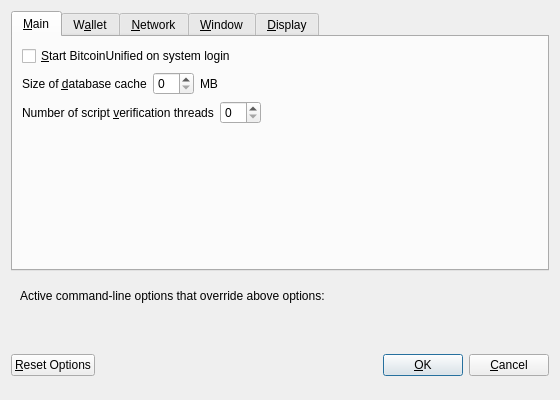
<?xml version="1.0" encoding="UTF-8"?>
<ui version="4.0">
 <class>OptionsDialog</class>
 <widget class="QDialog" name="OptionsDialog">
  <property name="geometry">
   <rect>
    <x>0</x>
    <y>0</y>
    <width>560</width>
    <height>400</height>
   </rect>
  </property>
  <property name="windowTitle">
   <string>Options</string>
  </property>
  <property name="modal">
   <bool>true</bool>
  </property>
  <layout class="QVBoxLayout" name="verticalLayout">
   <item>
    <widget class="QTabWidget" name="tabWidget">
     <property name="currentIndex">
      <number>0</number>
     </property>
     <widget class="QWidget" name="tabMain">
      <attribute name="title">
       <string>&amp;Main</string>
      </attribute>
      <layout class="QVBoxLayout" name="verticalLayout_Main">
       <item>
        <widget class="QCheckBox" name="bitcoinAtStartup">
         <property name="toolTip">
          <string>Automatically start BitcoinUnified after logging in to the system.</string>
         </property>
         <property name="text">
          <string>&amp;Start BitcoinUnified on system login</string>
         </property>
        </widget>
       </item>
       <item>
        <layout class="QHBoxLayout" name="horizontalLayout_2_Main">
         <item>
          <widget class="QLabel" name="databaseCacheLabel">
           <property name="text">
            <string>Size of &amp;database cache</string>
           </property>
           <property name="textFormat">
            <enum>Qt::PlainText</enum>
           </property>
           <property name="buddy">
            <cstring>databaseCache</cstring>
           </property>
          </widget>
         </item>
         <item>
          <widget class="QSpinBox" name="databaseCache"/>
         </item>
         <item>
          <widget class="QLabel" name="databaseCacheUnitLabel">
           <property name="text">
            <string>MB</string>
           </property>
           <property name="textFormat">
            <enum>Qt::PlainText</enum>
           </property>
          </widget>
         </item>
         <item>
          <spacer name="horizontalSpacer_2_Main">
           <property name="orientation">
            <enum>Qt::Horizontal</enum>
           </property>
           <property name="sizeHint" stdset="0">
            <size>
             <width>40</width>
             <height>20</height>
            </size>
           </property>
          </spacer>
         </item>
        </layout>
       </item>
       <item>
        <layout class="QHBoxLayout" name="horizontalLayout_3_Main">
         <item>
          <widget class="QLabel" name="threadsScriptVerifLabel">
           <property name="text">
            <string>Number of script &amp;verification threads</string>
           </property>
           <property name="textFormat">
            <enum>Qt::PlainText</enum>
           </property>
           <property name="buddy">
            <cstring>threadsScriptVerif</cstring>
           </property>
          </widget>
         </item>
         <item>
          <widget class="QSpinBox" name="threadsScriptVerif">
           <property name="toolTip">
            <string>(0 = auto, &lt;0 = leave that many cores free)</string>
           </property>
          </widget>
         </item>
         <item>
          <spacer name="horizontalSpacer_3_Main">
           <property name="orientation">
            <enum>Qt::Horizontal</enum>
           </property>
           <property name="sizeHint" stdset="0">
            <size>
             <width>40</width>
             <height>20</height>
            </size>
           </property>
          </spacer>
         </item>
        </layout>
       </item>
       <item>
        <spacer name="verticalSpacer_Main">
         <property name="orientation">
          <enum>Qt::Vertical</enum>
         </property>
         <property name="sizeHint" stdset="0">
          <size>
           <width>20</width>
           <height>40</height>
          </size>
         </property>
        </spacer>
       </item>
      </layout>
     </widget>
     <widget class="QWidget" name="tabWallet">
      <attribute name="title">
       <string>W&amp;allet</string>
      </attribute>
      <layout class="QVBoxLayout" name="verticalLayout_Wallet">
       <item>
        <widget class="QGroupBox" name="groupBox">
         <property name="title">
          <string>Expert</string>
         </property>
         <layout class="QVBoxLayout" name="verticalLayout_2">
          <item>
           <widget class="QCheckBox" name="coinControlFeatures">
            <property name="toolTip">
             <string>Whether to show coin control features or not.</string>
            </property>
            <property name="text">
             <string>Enable coin &amp;control features</string>
            </property>
           </widget>
          </item>
          <item>
           <widget class="QCheckBox" name="spendZeroConfChange">
            <property name="toolTip">
             <string>If you disable the spending of unconfirmed change, the change from a transaction cannot be used until that transaction has at least one confirmation. This also affects how your balance is computed.</string>
            </property>
            <property name="text">
             <string>&amp;Spend unconfirmed change</string>
            </property>
           </widget>
          </item>
         </layout>
        </widget>
       </item>
       <item>
        <spacer name="verticalSpacer_Wallet">
         <property name="orientation">
          <enum>Qt::Vertical</enum>
         </property>
         <property name="sizeHint" stdset="0">
          <size>
           <width>20</width>
           <height>40</height>
          </size>
         </property>
        </spacer>
       </item>
      </layout>
     </widget>
     <widget class="QWidget" name="tabNetwork">
      <attribute name="title">
       <string>&amp;Network</string>
      </attribute>
      <layout class="QVBoxLayout" name="verticalLayout_Network">
       <item>
        <widget class="QCheckBox" name="mapPortUpnp">
         <property name="toolTip">
          <string>Automatically open the BitcoinUnified client port on the router. This only works when your router supports UPnP and it is enabled.</string>
         </property>
         <property name="text">
          <string>Map port using &amp;UPnP</string>
         </property>
        </widget>
       </item>
       <item>
        <widget class="QCheckBox" name="allowIncoming">
         <property name="toolTip">
          <string>Accept connections from outside</string>
         </property>
         <property name="text">
          <string>Allow incoming connections</string>
         </property>
        </widget>
       </item>
       <item>
        <widget class="QCheckBox" name="connectSocks">
         <property name="toolTip">
          <string>Connect to the BitcoinUnified network through a SOCKS5 proxy.</string>
         </property>
         <property name="text">
          <string>&amp;Connect through SOCKS5 proxy (default proxy):</string>
         </property>
        </widget>
       </item>
       <item>
        <layout class="QHBoxLayout" name="horizontalLayout_1_Network">
         <item>
          <widget class="QLabel" name="proxyIpLabel">
           <property name="text">
            <string>Proxy &amp;IP:</string>
           </property>
           <property name="textFormat">
            <enum>Qt::PlainText</enum>
           </property>
           <property name="buddy">
            <cstring>proxyIp</cstring>
           </property>
          </widget>
         </item>
         <item>
          <widget class="QValidatedLineEdit" name="proxyIp">
           <property name="minimumSize">
            <size>
             <width>140</width>
             <height>0</height>
            </size>
           </property>
           <property name="maximumSize">
            <size>
             <width>140</width>
             <height>16777215</height>
            </size>
           </property>
           <property name="toolTip">
            <string>IP address of the proxy (e.g. IPv4: 127.0.0.1 / IPv6: ::1)</string>
           </property>
          </widget>
         </item>
         <item>
          <widget class="QLabel" name="proxyPortLabel">
           <property name="text">
            <string>&amp;Port:</string>
           </property>
           <property name="textFormat">
            <enum>Qt::PlainText</enum>
           </property>
           <property name="buddy">
            <cstring>proxyPort</cstring>
           </property>
          </widget>
         </item>
         <item>
          <widget class="QLineEdit" name="proxyPort">
           <property name="minimumSize">
            <size>
             <width>55</width>
             <height>0</height>
            </size>
           </property>
           <property name="maximumSize">
            <size>
             <width>55</width>
             <height>16777215</height>
            </size>
           </property>
           <property name="toolTip">
            <string>Port of the proxy (e.g. 9050)</string>
           </property>
          </widget>
         </item>
         <item>
          <spacer name="horizontalSpacer_1_Network">
           <property name="orientation">
            <enum>Qt::Horizontal</enum>
           </property>
           <property name="sizeHint" stdset="0">
            <size>
             <width>40</width>
             <height>20</height>
            </size>
           </property>
          </spacer>
         </item>
        </layout>
       </item>
       <item>
        <spacer name="verticalSpacer_Network">
         <property name="orientation">
          <enum>Qt::Vertical</enum>
         </property>
         <property name="sizeHint" stdset="0">
          <size>
           <width>20</width>
           <height>40</height>
          </size>
         </property>
        </spacer>
       </item>
      </layout>
     </widget>
     <widget class="QWidget" name="tabWindow">
      <attribute name="title">
       <string>&amp;Window</string>
      </attribute>
      <layout class="QVBoxLayout" name="verticalLayout_Window">
       <item>
        <widget class="QCheckBox" name="minimizeToTray">
         <property name="toolTip">
          <string>Show only a tray icon after minimizing the window.</string>
         </property>
         <property name="text">
          <string>&amp;Minimize to the tray instead of the taskbar</string>
         </property>
        </widget>
       </item>
       <item>
        <widget class="QCheckBox" name="minimizeOnClose">
         <property name="toolTip">
          <string>Minimize instead of exit the application when the window is closed. When this option is enabled, the application will be closed only after selecting Quit in the menu.</string>
         </property>
         <property name="text">
          <string>M&amp;inimize on close</string>
         </property>
        </widget>
       </item>
       <item>
        <spacer name="verticalSpacer_Window">
         <property name="orientation">
          <enum>Qt::Vertical</enum>
         </property>
         <property name="sizeHint" stdset="0">
          <size>
           <width>20</width>
           <height>40</height>
          </size>
         </property>
        </spacer>
       </item>
      </layout>
     </widget>
     <widget class="QWidget" name="tabDisplay">
      <attribute name="title">
       <string>&amp;Display</string>
      </attribute>
      <layout class="QVBoxLayout" name="verticalLayout_Display">
       <item>
        <layout class="QHBoxLayout" name="horizontalLayout_1_Display">
         <item>
          <widget class="QLabel" name="langLabel">
           <property name="text">
            <string>User Interface &amp;language:</string>
           </property>
           <property name="textFormat">
            <enum>Qt::PlainText</enum>
           </property>
           <property name="buddy">
            <cstring>lang</cstring>
           </property>
          </widget>
         </item>
         <item>
          <widget class="QValueComboBox" name="lang">
           <property name="toolTip">
            <string>The user interface language can be set here. This setting will take effect after restarting BitcoinUnified.</string>
           </property>
          </widget>
         </item>
        </layout>
       </item>
       <item>
        <layout class="QHBoxLayout" name="horizontalLayout_2_Display">
         <item>
          <widget class="QLabel" name="unitLabel">
           <property name="text">
            <string>&amp;Unit to show amounts in:</string>
           </property>
           <property name="textFormat">
            <enum>Qt::PlainText</enum>
           </property>
           <property name="buddy">
            <cstring>unit</cstring>
           </property>
          </widget>
         </item>
         <item>
          <widget class="QValueComboBox" name="unit">
           <property name="toolTip">
            <string>Choose the default subdivision unit to show in the interface and when sending coins.</string>
           </property>
          </widget>
         </item>
        </layout>
       </item>
       <item>
        <layout class="QHBoxLayout" name="horizontalLayout_3_Display">
         <item>
          <widget class="QLabel" name="thirdPartyTxUrlsLabel">
           <property name="toolTip">
            <string>Third party URLs (e.g. a block explorer) that appear in the transactions tab as context menu items. %s in the URL is replaced by transaction hash. Multiple URLs are separated by vertical bar |.</string>
           </property>
           <property name="text">
            <string>Third party transaction URLs</string>
           </property>
           <property name="buddy">
            <cstring>thirdPartyTxUrls</cstring>
           </property>
          </widget>
         </item>
         <item>
          <widget class="QLineEdit" name="thirdPartyTxUrls">
           <property name="toolTip">
            <string>Third party URLs (e.g. a block explorer) that appear in the transactions tab as context menu items. %s in the URL is replaced by transaction hash. Multiple URLs are separated by vertical bar |.</string>
           </property>
          </widget>
         </item>
        </layout>
       </item>
       <item>
        <spacer name="verticalSpacer_Display">
         <property name="orientation">
          <enum>Qt::Vertical</enum>
         </property>
         <property name="sizeHint" stdset="0">
          <size>
           <width>20</width>
           <height>40</height>
          </size>
         </property>
        </spacer>
       </item>
      </layout>
     </widget>
    </widget>
   </item>
   <item>
    <widget class="QFrame" name="frame">
     <layout class="QVBoxLayout" name="verticalLayout_Bottom">
      <item>
       <layout class="QHBoxLayout" name="horizontalLayout_Bottom">
        <item>
         <widget class="QLabel" name="overriddenByCommandLineInfoLabel">
          <property name="text">
           <string>Active command-line options that override above options:</string>
          </property>
          <property name="textFormat">
           <enum>Qt::PlainText</enum>
          </property>
         </widget>
        </item>
        <item>
         <spacer name="horizontalSpacer_Bottom">
          <property name="orientation">
           <enum>Qt::Horizontal</enum>
          </property>
          <property name="sizeHint" stdset="0">
           <size>
            <width>40</width>
            <height>20</height>
           </size>
          </property>
         </spacer>
        </item>
       </layout>
      </item>
      <item>
       <widget class="QLabel" name="overriddenByCommandLineLabel">
        <property name="text">
         <string/>
        </property>
        <property name="textFormat">
         <enum>Qt::PlainText</enum>
        </property>
        <property name="wordWrap">
         <bool>true</bool>
        </property>
       </widget>
      </item>
     </layout>
    </widget>
   </item>
   <item>
    <layout class="QHBoxLayout" name="horizontalLayout_Buttons">
     <item>
      <widget class="QPushButton" name="resetButton">
       <property name="toolTip">
        <string>Reset all client options to default.</string>
       </property>
       <property name="text">
        <string>&amp;Reset Options</string>
       </property>
       <property name="autoDefault">
        <bool>false</bool>
       </property>
      </widget>
     </item>
     <item>
      <spacer name="horizontalSpacer_1">
       <property name="orientation">
        <enum>Qt::Horizontal</enum>
       </property>
       <property name="sizeHint" stdset="0">
        <size>
         <width>40</width>
         <height>48</height>
        </size>
       </property>
      </spacer>
     </item>
     <item>
      <widget class="QLabel" name="statusLabel">
       <property name="minimumSize">
        <size>
         <width>200</width>
         <height>0</height>
        </size>
       </property>
       <property name="font">
        <font>
         <weight>75</weight>
         <bold>true</bold>
        </font>
       </property>
       <property name="text">
        <string/>
       </property>
       <property name="textFormat">
        <enum>Qt::PlainText</enum>
       </property>
       <property name="wordWrap">
        <bool>true</bool>
       </property>
      </widget>
     </item>
     <item>
      <spacer name="horizontalSpacer_2">
       <property name="orientation">
        <enum>Qt::Horizontal</enum>
       </property>
       <property name="sizeHint" stdset="0">
        <size>
         <width>40</width>
         <height>48</height>
        </size>
       </property>
      </spacer>
     </item>
     <item>
      <widget class="QPushButton" name="okButton">
       <property name="text">
        <string>&amp;OK</string>
       </property>
       <property name="autoDefault">
        <bool>false</bool>
       </property>
       <property name="default">
        <bool>true</bool>
       </property>
      </widget>
     </item>
     <item>
      <widget class="QPushButton" name="cancelButton">
       <property name="text">
        <string>&amp;Cancel</string>
       </property>
       <property name="autoDefault">
        <bool>false</bool>
       </property>
      </widget>
     </item>
    </layout>
   </item>
  </layout>
 </widget>
 <customwidgets>
  <customwidget>
   <class>QValidatedLineEdit</class>
   <extends>QLineEdit</extends>
   <header>qvalidatedlineedit.h</header>
  </customwidget>
  <customwidget>
   <class>QValueComboBox</class>
   <extends>QComboBox</extends>
   <header>qvaluecombobox.h</header>
  </customwidget>
 </customwidgets>
 <resources/>
 <connections/>
</ui>
